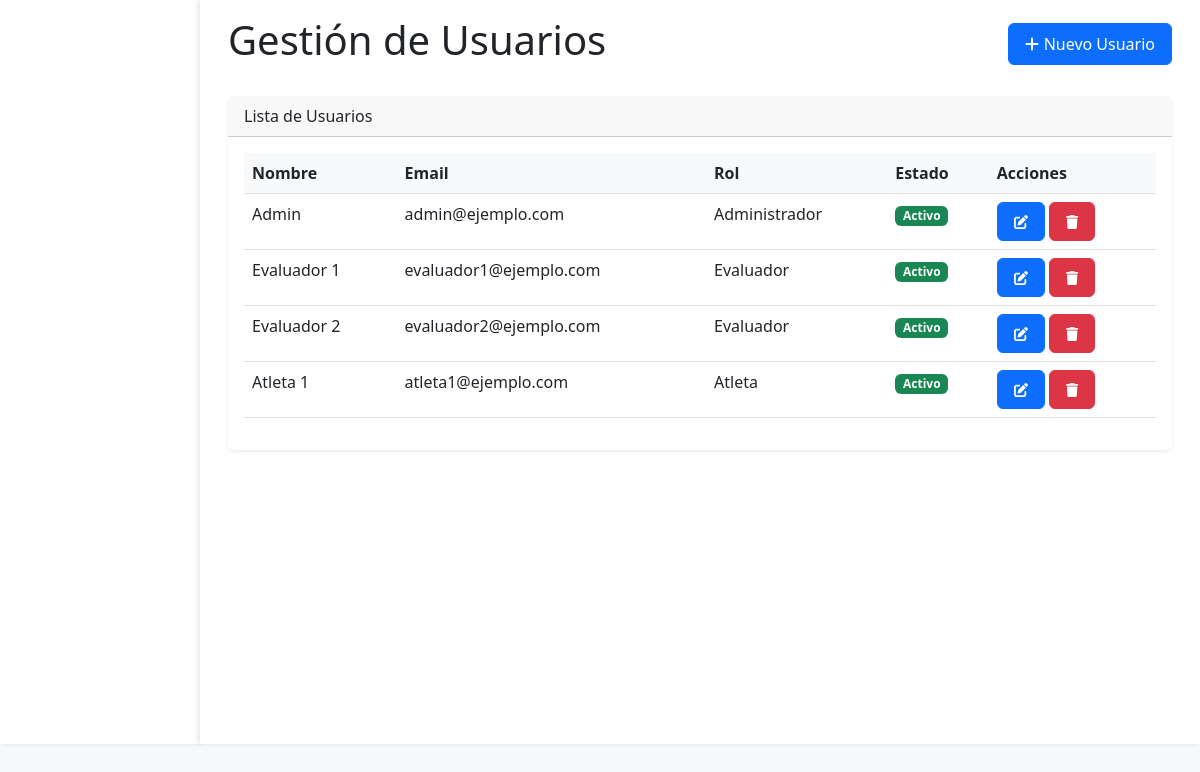
The app's page /admin/usuarios.php (signed in) with its own data.
### tables this page shows
CREATE TABLE usuarios (
    id INT AUTO_INCREMENT PRIMARY KEY,
    nombre VARCHAR(100) NOT NULL,
    email VARCHAR(100) UNIQUE NOT NULL,
    password VARCHAR(255) NOT NULL,
    rol_id INT NOT NULL,
    persona_id INT,
    estado BOOLEAN DEFAULT TRUE,
    creado_en TIMESTAMP DEFAULT CURRENT_TIMESTAMP,
    FOREIGN KEY (persona_id) REFERENCES personas(id)
);

CREATE TABLE roles (
    id INT AUTO_INCREMENT PRIMARY KEY,
    nombre VARCHAR(50) NOT NULL,
    descripcion TEXT
);

### public/admin/usuarios.php (the view, shortened to what this page needs)
<?php
$action = $_GET['action'] ?? '';
try {
    $pdo = getConnection();
    $stmt = $pdo->query("SELECT u.*, r.nombre as rol_nombre FROM usuarios u JOIN roles r ON u.rol_id = r.id");
    $usuarios = $stmt->fetchAll();
    $stmt = $pdo->query("SELECT * FROM roles");
    $roles = $stmt->fetchAll();
} catch (PDOException $e) {
    $error = "Error: " . $e->getMessage();
}
?>
<!DOCTYPE html>
<html lang="es">
<head>
    <link href="https://cdn.jsdelivr.net/npm/bootstrap@5.3.0/dist/css/bootstrap.min.css" rel="stylesheet">
    <link href="../css/styles.css" rel="stylesheet">
</head>
<body>
    <div class="container-fluid">
        <div class="row">
            <div class="col-md-3 col-lg-2 sidebar">
            </div>
            <div class="col-md-9 col-lg-10">
                <div class="container-fluid">
                    <div class="d-flex justify-content-between align-items-center mb-4">
                        <h1>Gestión de Usuarios</h1>
                        <a href="?action=add" class="btn btn-primary">
                            <i class="fas fa-plus"></i> Nuevo Usuario
                        </a>
                    </div>
                    <?php if ($action === 'add' || $action === 'edit'): ?>
                        <div class="card">
                            <div class="card-header">
                                <?php echo $action === 'add' ? 'Nuevo Usuario' : 'Editar Usuario'; ?>
                            </div>
                            <div class="card-body">
                                <form method="POST">
                                    <div class="mb-3">
                                        <label for="nombre" class="form-label">Nombre</label>
                                        <input type="text" class="form-control" id="nombre" name="nombre"
                                               value="<?php echo isset($usuario) ? htmlspecialchars($usuario['nombre']) : ''; ?>" required>
                                    </div>
                                    <div class="mb-3">
                                        <label for="email" class="form-label">Email</label>
                                        <input type="email" class="form-control" id="email" name="email"
                                               value="<?php echo isset($usuario) ? htmlspecialchars($usuario['email']) : ''; ?>" required>
                                    </div>
                                    <div class="mb-3">
                                        <label for="password" class="form-label">Contraseña</label>
                                        <input type="password" class="form-control" id="password" name="password" required>
                                    </div>
                                    <div class="mb-3">
                                        <label for="rol_id" class="form-label">Rol</label>
                                        <select class="form-select" id="rol_id" name="rol_id" required>
                                            <?php foreach ($roles as $rol): ?>
                                                <option value="<?php echo $rol['id']; ?>"
                                                        <?php echo isset($usuario) && $usuario['rol_id'] == $rol['id'] ? 'selected' : ''; ?>>
                                                    <?php echo htmlspecialchars($rol['nombre']); ?>
                                                </option>
                                            <?php endforeach; ?>
                                        </select>
                                    </div>
                                    <div class="mb-3">
                                        <div class="form-check">
                                            <input class="form-check-input" type="checkbox" id="estado" name="estado"
                                                   <?php echo isset($usuario) && $usuario['estado'] ? 'checked' : ''; ?>>
                                            <label class="form-check-label" for="estado">
                                                Usuario Activo
                                            </label>
                                        </div>
                                    </div>
                                    <button type="submit" class="btn btn-primary">Guardar</button>
                                    <a href="." class="btn btn-secondary">Cancelar</a>
                                </form>
                            </div>
                        </div>
                    <?php else: ?>
                        <div class="card">
                            <div class="card-header">Lista de Usuarios</div>
                            <div class="card-body">
                                <table class="table">
                                    <thead>
                                        <tr>
                                            <th>Nombre</th>
                                            <th>Email</th>
                                            <th>Rol</th>
                                            <th>Estado</th>
                                            <th>Acciones</th>
                                        </tr>
                                    </thead>
                                    <tbody>
                                        <?php foreach ($usuarios as $usuario): ?>
                                            <tr>
                                                <td><?php echo htmlspecialchars($usuario['nombre']); ?></td>
                                                <td><?php echo htmlspecialchars($usuario['email']); ?></td>
                                                <td><?php echo htmlspecialchars($usuario['rol_nombre']); ?></td>
                                                <td>
                                                    <span class="badge <?php echo $usuario['estado'] ? 'bg-success' : 'bg-danger'; ?>">
                                                        <?php echo $usuario['estado'] ? 'Activo' : 'Inactivo'; ?>
                                                    </span>
                                                </td>
                                                <td>
                                                    <a href="?action=edit&id=<?php echo $usuario['id']; ?>"
                                                       class="btn btn-sm btn-primary">
                                                        <i class="fas fa-edit"></i>
                                                    </a>
                                                    <a href="?action=delete&id=<?php echo $usuario['id']; ?>"
                                                       class="btn btn-sm btn-danger"
                                                       onclick="return confirm('¿Estás seguro de eliminar este usuario?')">
                                                        <i class="fas fa-trash"></i>
                                                    </a>
                                                </td>
                                            </tr>
                                        <?php endforeach; ?>
                                    </tbody>
                                </table>
                            </div>
                        </div>
                    <?php endif; ?>
                </div>
            </div>
        </div>
    </div>
</body>
</html>

### public/css/styles.css (style rules this page uses)
body { background-color: #f8f9fa; min-height: 100vh; display: flex; flex-direction: column; }
.sidebar { background-color: white; min-height: calc(100vh - 56px); padding: 1rem; box-shadow: 2px 0 5px rgba(0, 0, 0, 0.1); }
.col-md-9.col-lg-10 { padding: 1rem; background-color: white; min-height: calc(100vh - 56px); box-shadow: -2px 0 5px rgba(0, 0, 0, 0.1); }
.btn { padding: 0.5rem 1rem; border-radius: 0.375rem; transition: all 0.2s ease-in-out; }
.card { border: none; box-shadow: 0 0.125rem 0.25rem rgba(0, 0, 0, 0.075); transition: all 0.3s ease; }
.table { background-color: white; }
.table th { background-color: #f8f9fa; border-top: none; }

### records on screen
usuarios: nombre "Admin", email "admin@ejemplo.com", rol.nombre "Administrador", estado "Activo"
usuarios: nombre "Evaluador 1", email "evaluador1@ejemplo.com", rol.nombre "Evaluador", estado "Activo"
usuarios: nombre "Evaluador 2", email "evaluador2@ejemplo.com", rol.nombre "Evaluador", estado "Activo"
usuarios: nombre "Atleta 1", email "atleta1@ejemplo.com", rol.nombre "Atleta", estado "Activo"
